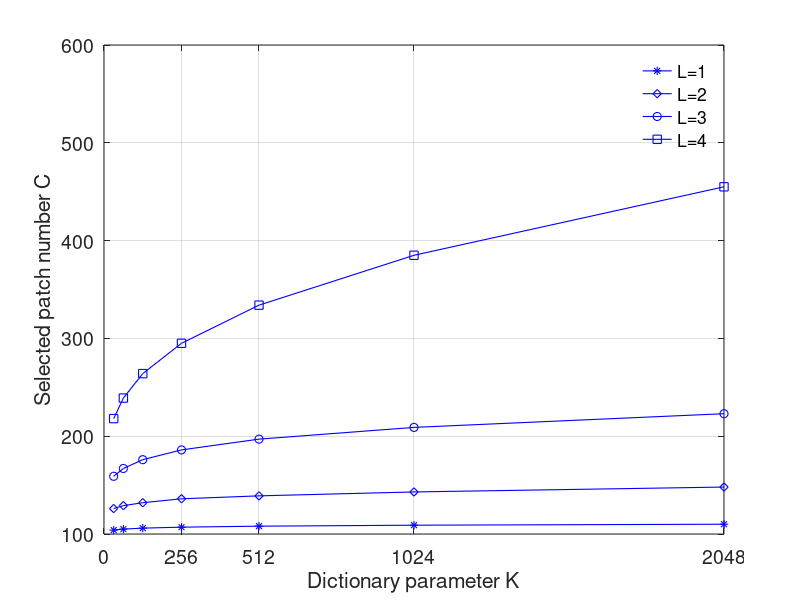

Source code (MATLAB):
M=10000;
N=4;
K=zeros(1,7);
K(1)=32;
for i=2:7
    K(i)=2*K(i-1);
end





%K=32:32:3200;

L=zeros(1,7);
C=zeros(1,7);


 
for j=1:7
   L(j)=1;
   C(j)=floor(M/(8*N^2-14-L(j)*(11+floor(log2(K(j)))+1)))+1;
       
end
 
plot(K,C,'-b*','LineWidth',0.8);
hold on;
    for j=1:7
       L(j)=2;
       C(j)=floor(M/(8*N^2-14-L(j)*(11+floor(log2(K(j)))+1)))+1;
       
    end

       
plot(K,C,'-bd','LineWidth',0.8);

hold on;
for j=1:7
   L(j)=3;
   C(j)=floor(M/(8*N^2-14-L(j)*(11+floor(log2(K(j)))+1)))+1;
       
end
 
plot(K,C,'-bo','LineWidth',0.8);

hold on;
for j=1:7
   L(j)=4;
   C(j)=floor(M/(8*N^2-14-L(j)*(11+floor(log2(K(j)))+1)))+1;
       
end
 
plot(K,C,'-bs','LineWidth',0.8);

 
  
axis([0 2048 100 600] ); 
set(gca,'FontSize',14);
xlabel('Dictionary parameter K');
ylabel('Selected patch number C');
box on;    grid on; 
set(gca, 'XTick', [0 256 512 1024 2048]);
%set(gca, 'YTick', [1 2 3 4 5 6 7 8]);
hl=legend('L=1','L=2','L=3','L=4','Location','NorthEast');
set(hl,'Box','off')
%title('BOSSBase');